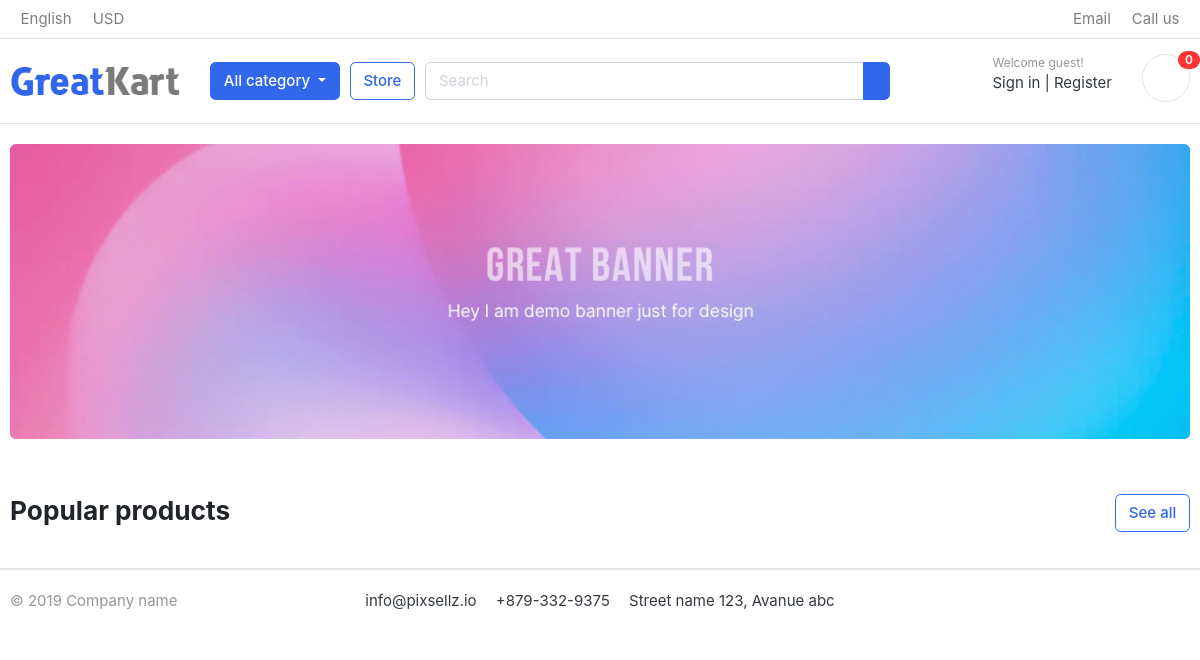
The app's page /, older data.
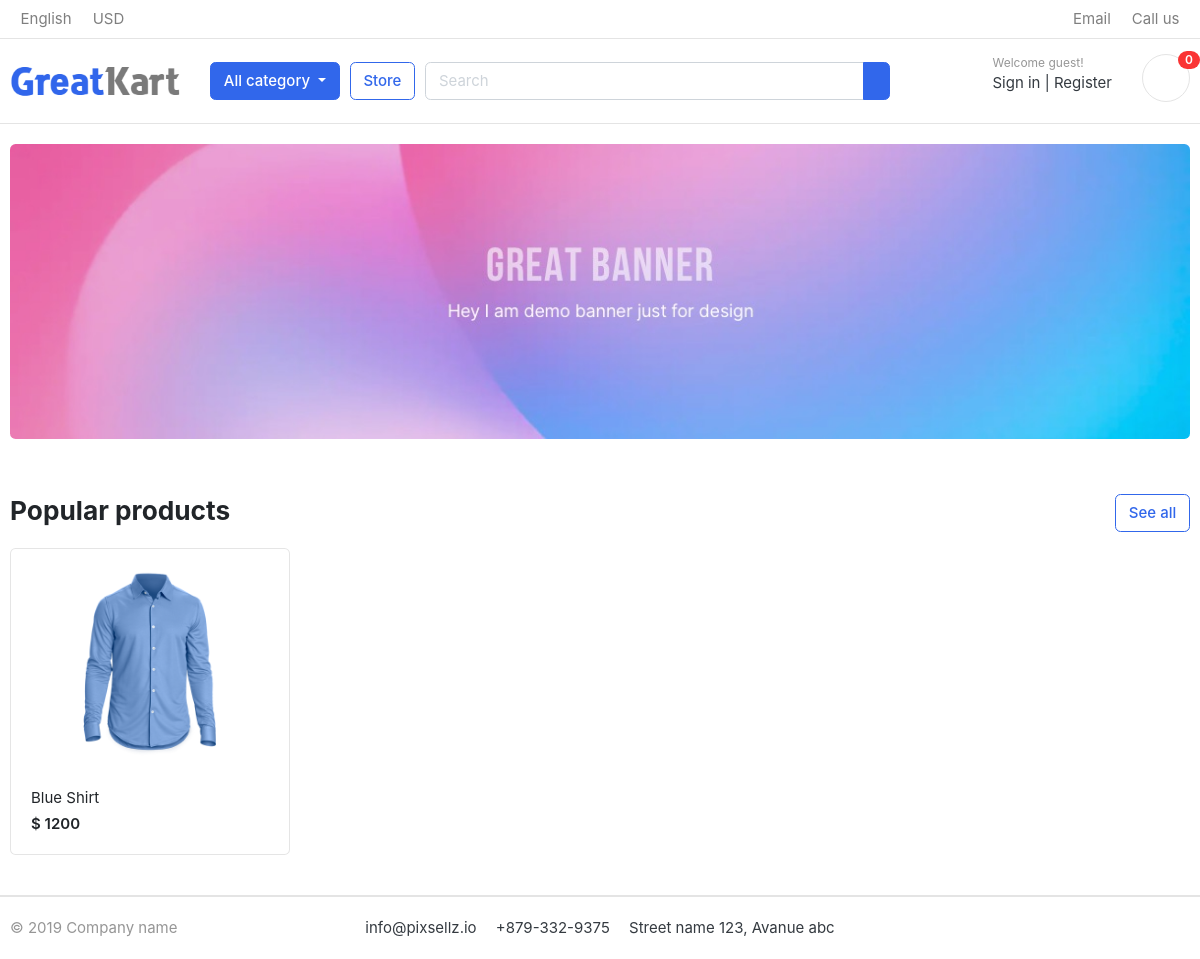
The same page, newer data.
### store/models.py (models this page shows, shortened)
class Product(models.Model):
    product_name    =models.CharField(max_length=200 , unique=True)
    slug            =models.SlugField(max_length=200 , unique=True)
    description     =models.CharField(max_length=500 , unique=True)
    price           =models.IntegerField()
    image           =models.ImageField(upload_to='photos/products')
    stock           =models.IntegerField()
    is_available    =models.BooleanField(default=True)
    category        =models.ForeignKey(Category, on_delete=models.CASCADE)
    created_date    =models.DateTimeField(auto_now_add=True)
    modified_date   =models.DateTimeField(auto_now=True)

### EComerceSite/views.py (the view)
# urls.py: 2. Add a URL to urlpatterns:  path('', views.home, name='home')
def home(request):
    products = Product.objects.all().filter(is_available = True)
    context = {
        'products':products
    }
    return render(request ,'home.html' ,context)

### templates/home.html
{% extends 'base.html' %}
{% load static %}
{%block content%}
<section class="section-intro padding-y-sm">
<div class="container">
<div class="intro-banner-wrap">
	<img src= {% static 'images/banners/1.jpg' %} class="img-fluid rounded">
</div>
</div>
</section>
<section class="section-name padding-y-sm">
<div class="container">
<header class="section-heading">
	<a href="./store.html" class="btn btn-outline-primary float-right">See all</a>
	<h3 class="section-title">Popular products</h3>
</header>
<div class="row">
	{% for product in products %}
	<div class="col-md-3">
		<div class="card card-product-grid">
			<a href="./product-detail.html" class="img-wrap"> <img src={{ product.image.url}}> </a>
			<figcaption class="info-wrap">
				<a href="./product-detail.html" class="title">{{ product.product_name}}</a>
				<div class="price mt-1">$ {{product.price}}</div>
			</figcaption>
		</div>
	</div>
	{% endfor %}
</div>
</div>
</section>
{%endblock%}

Row changes from the older to the newer data that the page shows:
added Product: image (picture), product_name "Blue Shirt", price "1200"
